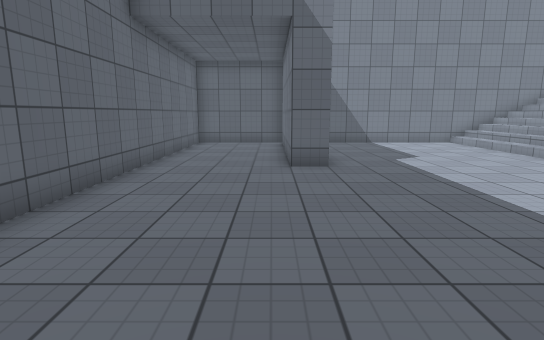
View 1 (above)

18 first-person views from a walk through a scene from a Unity 3-D project. The camera is 1.4 m above the floor, tilts 10° down and sees 80° across. Doors are open. The floor is counted in squares, 1 m on a side. Each view is taken from the middle of a square. On the plan, view 1 faces up. The plan holds only what a view shows up to about 15 squares ahead; the rest is blank. The place goes on beyond the plan. The player is left out. Surface patterns are stand-ins for the level's own textures.

View 2
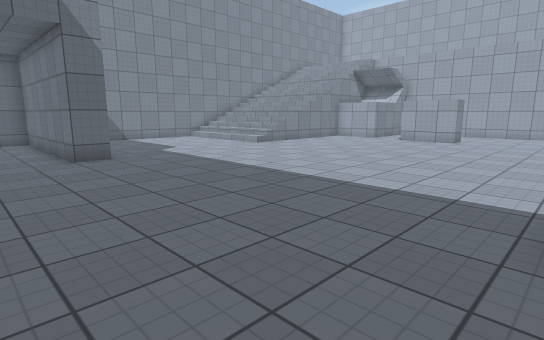

View 3
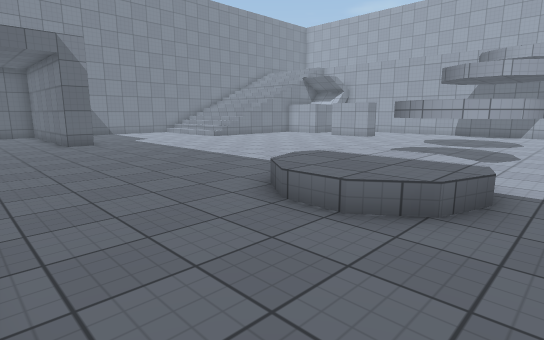

View 4
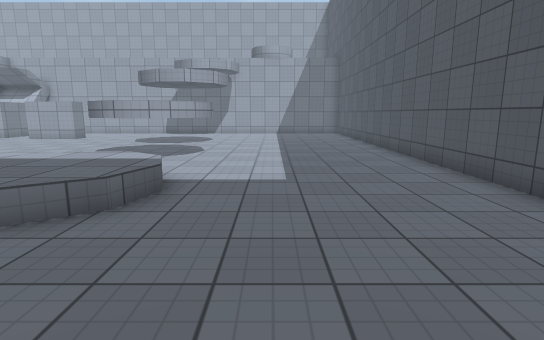

View 5
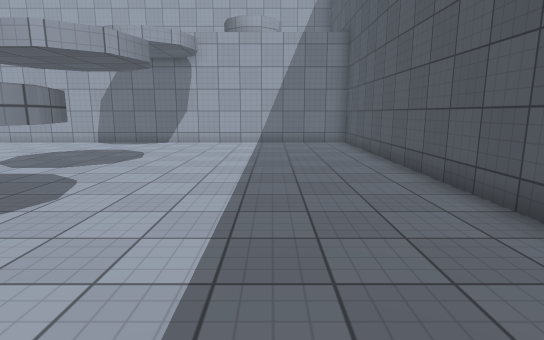

View 6
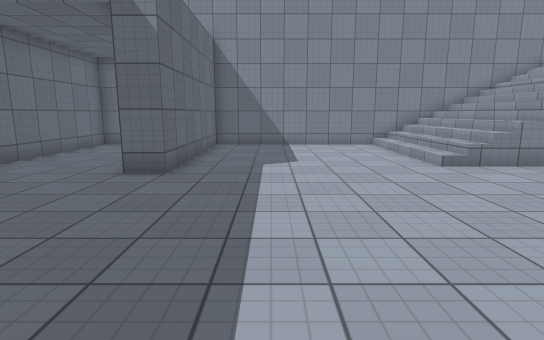

View 7
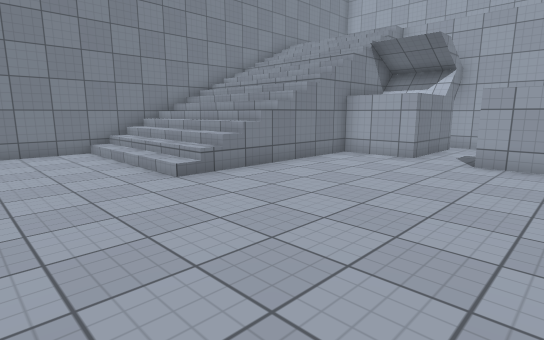

View 8
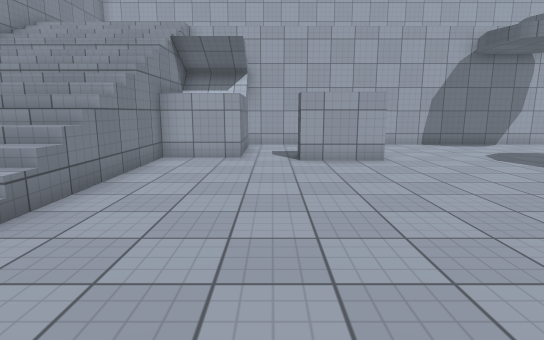

View 9
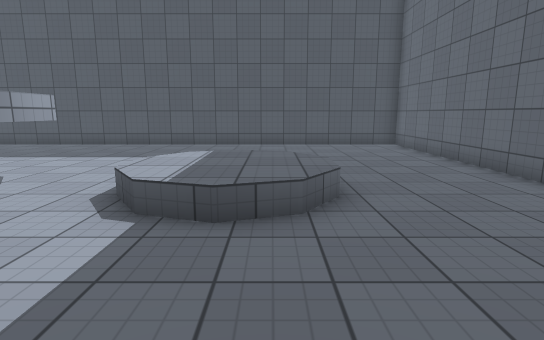

View 10
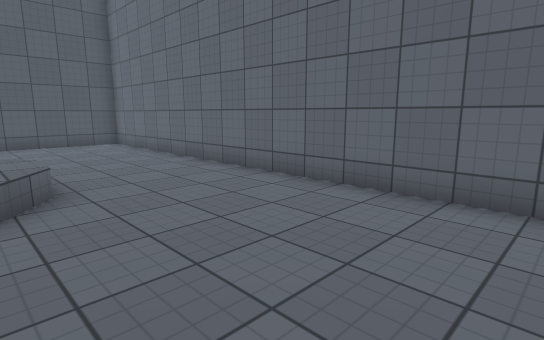

View 11
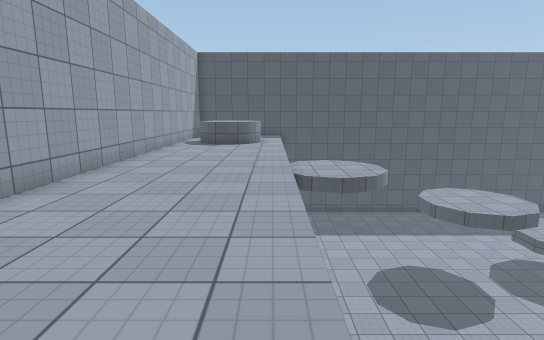

View 12
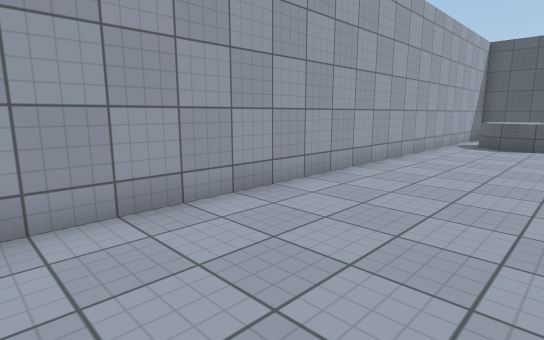

View 13
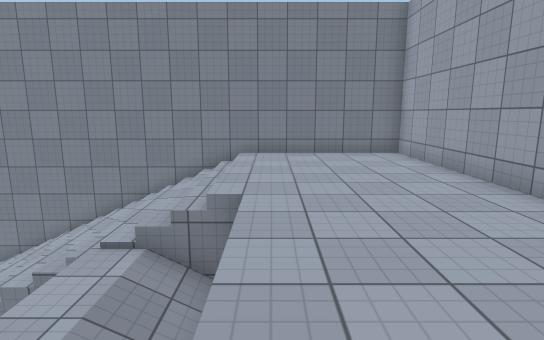

View 14
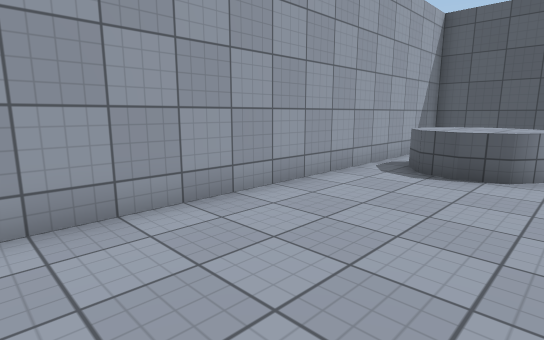

View 15
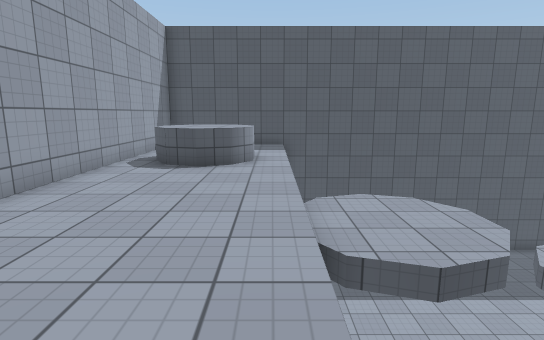

View 16
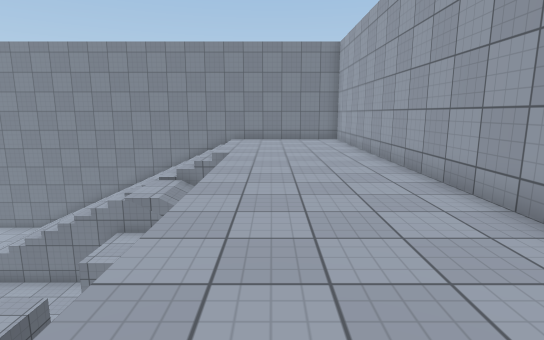

View 17
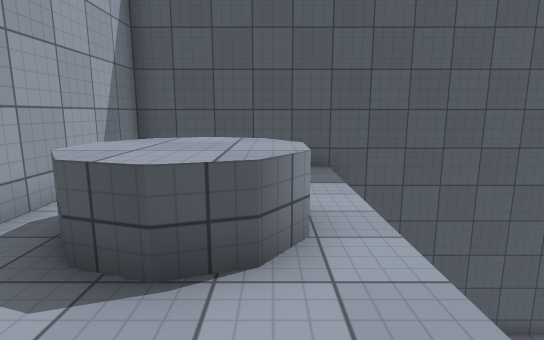

View 18
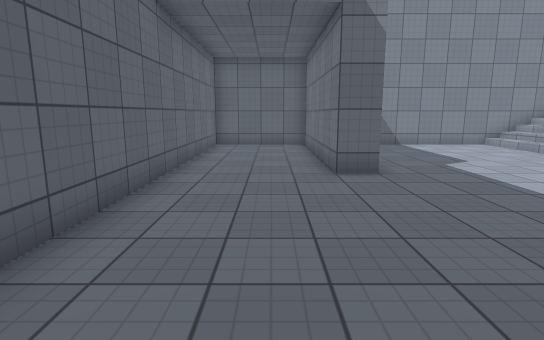

### Floor plan
Key: @ floor where view 1 was taken; # wall or solid block; . main floor; : floor 0.5 m higher than the main floor; + floor 4 m higher than the main floor; * floor 5 m higher than the main floor; / step, stairs or slope; D open door; ^ raised ledge; v drop or lower ground.
Columns run from 4 left of view 1 to 25 right of it. Each row starts with its distance up from view 1.
 16 ##############################
 15 #....#.......///////////*****#
 14 #....#.......///////////*****#
 13 #....#.......///////////*****#
 12 #....#.......///////////*****#
 11 #....#.......///////////*****#
 10 #....#.......///////////*****#
  9 #DDDD#.............#^+//*****#
  8 #..................#^+//*****#
  7 #..................##v//*****#
  6 #.......................*****#
  5 #..................#....*****#
  4 #..................#.   *****#
  3 #..................#   .*****#
  2 #.......................*****#
  1 #.......................*****#
  0 #...@...................*****#
 -1 #.......................*****#
 -2 #.....//...# ^..........*****#
 -3 #..../::/..^  ^.........*****#
 -4 #..../:::..^ ^^.........*****#
 -5 #..../::/..^ ^^.........*****#
 -6 #.....//...#^^..........*****#
 -7 #.......................*^^^*#
 -8 #.......................*^^^*#
 -9 #.......................*^^^*#
-10 #.......................*   *#
-11 #.......................*    #
-12 #.......................*    #
-13 ##############################

Positions as (right, up) in squares from view 1, and headings:
1: (0, 0), facing up
2: (-2, -2), facing up-right
3: (-3, -7), facing up-right
4: (-3, -8), facing right
5: (4, -9), facing right
6: (4, 1), facing up
7: (5, 3), facing up-right
8: (5, 6), facing right
9: (2, 2), facing down
10: (2, 3), facing down-left
11: (20, 8), facing down
12: (20, 8), facing down-right
13: (20, 4), facing up
14: (20, 1), facing down-right
15: (20, 2), facing down
16: (21, -2), facing up
17: (21, -4), facing down
18: (-1, 1), facing up
